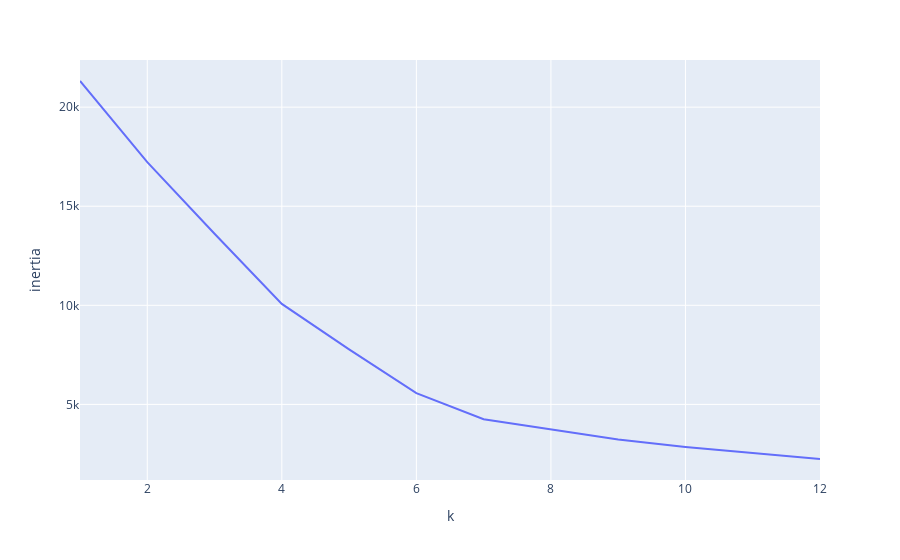

This figure's notebook cell:
### Markdown cell above
### K-means: elbow curve

### Code cell
# look for the best K from 1-12

inertia = []
k_range = list(range(1, 13))

for i in k_range:
    km = KMeans(n_clusters = i, random_state = 0)
    km.fit(pca_df)
    inertia.append(km.inertia_)
    
# plot the curve
elbow_df = pd.DataFrame({"k": k_range, "inertia": inertia})
elbow_fig = px.line(elbow_df, x='k', y='inertia')
elbow_fig.show()

### Figure 1 — Plotly figure (JSON) as saved in the notebook; plotly's stock layout.template omitted (floating-point values rounded to 4 significant figures)
{"data": [{"hovertemplate": "k=%{x}<br>inertia=%{y}<extra></extra>", "legendgroup": "", "line": {"color": "#636efa", "dash": "solid"}, "marker": {"symbol": "circle"}, "mode": "lines", "name": "", "orientation": "v", "showlegend": false, "type": "scatter", "x": [1, 2, 3, 4, 5, 6, 7, 8, 9, 10, 11, 12], "xaxis": "x", "y": [21320.0, 17220.0, 13610.0, 10070.0, 7777.0, 5571.0, 4251.0, 3726.0, 3230.0, 2854.0, 2533.0, 2244.0], "yaxis": "y"}], "layout": {"legend": {"tracegroupgap": 0}, "margin": {"t": 60}, "xaxis": {"anchor": "y", "domain": [0, 1], "title": {"text": "k"}}, "yaxis": {"anchor": "x", "domain": [0, 1], "title": {"text": "inertia"}}}}
